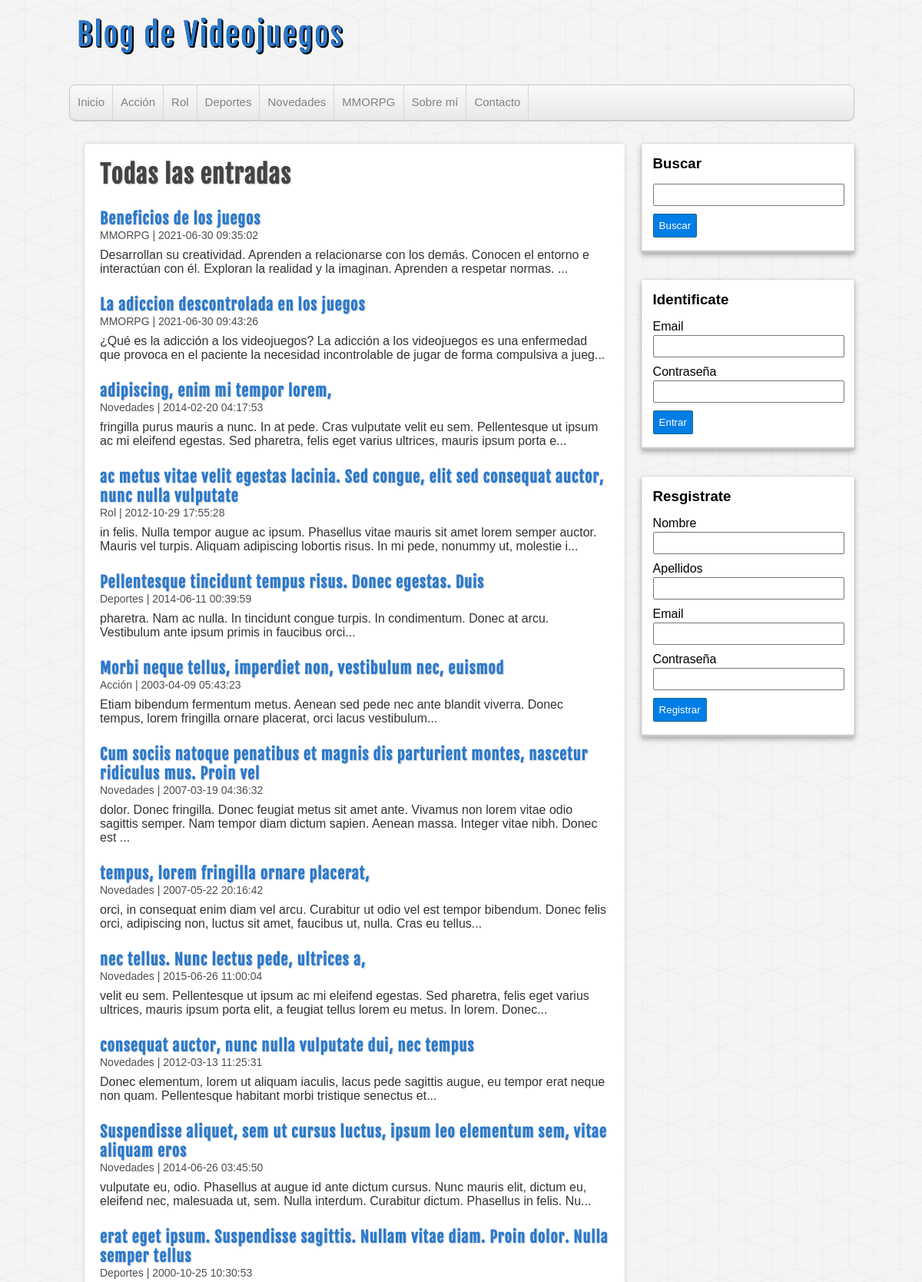
Screenshot of /entradas.php (upper part) with the database file from the repository.
### tables this page shows
CREATE TABLE `categorias` (
  `id` int(255) NOT NULL AUTO_INCREMENT,
  `nombre` varchar(255) NOT NULL,
  PRIMARY KEY (`id`)
);

CREATE TABLE `entradas` (
                            `id` int(255) NOT NULL AUTO_INCREMENT,
                            `usuario_id` int(255) NOT NULL,
                            `categoria_id` int(255) NOT NULL,
                            `titulo` varchar(255) NOT NULL,
                            `descripcion` mediumtext,
                            `fecha` datetime NOT NULL DEFAULT CURRENT_TIMESTAMP,
                            PRIMARY KEY (`id`),
                            KEY `entradas_categorias_id_fk` (`categoria_id`),
                            KEY `entradas_usuarios_id_fk` (`usuario_id`),
                            CONSTRAINT `entradas_categorias_id_fk` FOREIGN KEY (`categoria_id`) REFERENCES `categorias` (`id`),
                            CONSTRAINT `entradas_usuarios_id_fk` FOREIGN KEY (`usuario_id`) REFERENCES `usuarios` (`id`)
);

### includes/helpers.php (called while the page is built, shortened)
<?php
function conseguirCategorias($conexion){
	$sql = "SELECT * FROM categorias ORDER BY id ASC;";
	$categorias = mysqli_query($conexion, $sql);
	$resultado = array();
	if($categorias && mysqli_num_rows($categorias) >= 1){
		$resultado = $categorias;
	}
	return $resultado;
}
function conseguirEntradas($conexion, $limit = null, $categoria = null, $busqueda = null){
	$sql="SELECT e.*, c.nombre AS 'categoria' FROM entradas e ".
		 "INNER JOIN categorias c ON e.categoria_id = c.id ";
	$sql .= "ORDER BY e.id DESC ";
	$entradas = mysqli_query($conexion, $sql);
	return $entradas;
}

### entradas.php (the view)
<?php require_once 'includes/cabecera.php'; ?>
<?php require_once 'includes/lateral.php'; ?>
<div id="principal">
	<h1>Todas las entradas</h1>
	<?php
		$entradas = conseguirEntradas($db);
		if(!empty($entradas)):
			while($entrada = mysqli_fetch_assoc($entradas)):
	?>
				<article class="entrada">
					<a href="entrada.php?id=<?=$entrada['id']?>">
						<h2><?=$entrada['titulo']?></h2>
						<span class="fecha"><?=$entrada['categoria'].' | '.$entrada['fecha']?></span>
						<p>
							<?=substr($entrada['descripcion'], 0, 180)."..."?>
						</p>
					</a>
				</article>
	<?php
			endwhile;
		endif;
	?>
</div>
<?php require_once 'includes/pie.php'; ?>

### includes/cabecera.php (shortened to what this page needs)
<?php require_once 'conexion.php'; ?>
<?php require_once 'includes/helpers.php'; ?>
<!DOCTYPE HTML>
<html lang="es">
	<head>
		<link rel="stylesheet" type="text/css" href="./assets/css/style.css" />
	</head>
	<body>
		<header id="cabecera">
			<div id="logo">
				<a href="index.php">
					Blog de Videojuegos
				</a>
			</div>
			<nav id="menu">
				<ul>
					<li>
						<a href="index.php">Inicio</a>
					</li>
					<?php
						$categorias = conseguirCategorias($db);
						if(!empty($categorias)):
							while($categoria = mysqli_fetch_assoc($categorias)):
					?>
								<li>
									<a href="categoria.php?id=<?=$categoria['id']?>"><?=$categoria['nombre']?></a>
								</li>
					<?php
							endwhile;
						endif;
					?>
					<li>
						<a href="index.php">Sobre mí</a>
					</li>
					<li>
						<a href="index.php">Contacto</a>
					</li>
				</ul>
			</nav>
		</header>
		<div id="contenedor">

### assets/css/style.css (style rules this page uses)
* { margin: 0px; padding: 0px; font-family: sans-serif, Helvetica, Arial; text-decoration: none; }
body { background: url(../img/cubes.png) #F4F4F4; }
.fecha { color: #4e4e4e; margin-top:5px; font-size: 14px; }
#cabecera { width: 85%; height: auto; background: transparent; margin: 0px auto; }
#logo { float:left; width: 540px; height: 110px; }
#logo a { font-family: "fajala", Helvetica; font-size: 40px; letter-spacing: 2px; color: #2979CD; text-shadow: 0px 0px 0px black, 1px 1px 0px black, 2px 2px 0px black; transition: all 500ms; line-height: 90px; margin-left: 10px; }
#menu { clear: both; width: 100%; height: 45px; background: linear-gradient(to bottom, #f9f9f9 0px, #e9e9e9 100%); border: 1px solid #C9C9C9; border-radius: 8px; box-shadow: 0px 1px 1px #ccc; overflow: hidden; }
#menu ul { list-style: none; }
#menu ul li { float: left; line-height: 44px; border-right: 1px solid #D6D6D6; }
#menu ul li a { display: block; padding-left: 10px; padding-right: 10px; font-size: 15px; color: #838282; }
#contenedor { width: 85%; height: auto; margin: 0px auto; margin-top: 30px; margin-bottom: 30px; }
#principal { float: left; width: 65%; min-height: 572px; background:white; border-radius: 5px; box-shadow: 0px 0px 5px #ccc; margin-left: 20px; padding: 20px; overflow: hidden; }
#principal a { color: #333; }
#principal h1 { font-size: 32px; color: #444; letter-spacing: 1px; text-shadow: 1px 1px 2px #ccc; font-family: "fajala"; }
#principal h2 { font-size: 20px; color: #2979CD; text-shadow: 1px 1px 2px #ccc; letter-spacing: 1px; font-family: "fajala"; margin-top: 25px; }
#principal p { margin-top: 8px; }

### rows the page displays
categorias: nombre "Acción"
categorias: nombre "Rol"
categorias: nombre "Deportes"
categorias: nombre "Novedades"
categorias: nombre "MMORPG"
entradas: titulo "Beneficios de los juegos", categoria.nombre "MMORPG", fecha "2021-06-30 09:35:02", descripcion "Desarrollan su creatividad. Aprenden a relacionarse con los demás. Conocen el entorno e interactúan con él. Exploran la realidad y la imaginan. Aprenden a respetar normas."
entradas: titulo "La adiccion descontrolada en los juegos", categoria.nombre "MMORPG", fecha "2021-06-30 09:43:26", descripcion "¿Qué es la adicción a los videojuegos? La adicción a los videojuegos es una enfermedad que provoca en el paciente la necesidad incontrolable de jugar de forma compulsiva a jueg"
entradas: titulo "adipiscing, enim mi tempor lorem,", categoria.nombre "Novedades", fecha "2014-02-20 04:17:53", descripcion "fringilla purus mauris a nunc. In at pede. Cras vulputate velit eu sem. Pellentesque ut ipsum ac mi eleifend egestas. Sed pharetra, felis eget varius ultrices, mauris ipsum porta e"
entradas: titulo "ac metus vitae velit egestas lacinia. Sed congue, elit sed consequat auctor, nunc nulla vulputate", categoria.nombre "Rol", fecha "2012-10-29 17:55:28", descripcion "in felis. Nulla tempor augue ac ipsum. Phasellus vitae mauris sit amet lorem semper auctor. Mauris vel turpis. Aliquam adipiscing lobortis risus. In mi pede, nonummy ut, molestie i"
entradas: titulo "Pellentesque tincidunt tempus risus. Donec egestas. Duis", categoria.nombre "Deportes", fecha "2014-06-11 00:39:59", descripcion "pharetra. Nam ac nulla. In tincidunt congue turpis. In condimentum. Donec at arcu. Vestibulum ante ipsum primis in faucibus orci"
entradas: titulo "Morbi neque tellus, imperdiet non, vestibulum nec, euismod", categoria.nombre "Acción", fecha "2003-04-09 05:43:23", descripcion "Etiam bibendum fermentum metus. Aenean sed pede nec ante blandit viverra. Donec tempus, lorem fringilla ornare placerat, orci lacus vestibulum"
entradas: titulo "Cum sociis natoque penatibus et magnis dis parturient montes, nascetur ridiculus mus. Proin vel", categoria.nombre "Novedades", fecha "2007-03-19 04:36:32", descripcion "dolor. Donec fringilla. Donec feugiat metus sit amet ante. Vivamus non lorem vitae odio sagittis semper. Nam tempor diam dictum sapien. Aenean massa. Integer vitae nibh. Donec est"
entradas: titulo "tempus, lorem fringilla ornare placerat,", categoria.nombre "Novedades", fecha "2007-05-22 20:16:42", descripcion "orci, in consequat enim diam vel arcu. Curabitur ut odio vel est tempor bibendum. Donec felis orci, adipiscing non, luctus sit amet, faucibus ut, nulla. Cras eu tellus"
entradas: titulo "nec tellus. Nunc lectus pede, ultrices a,", categoria.nombre "Novedades", fecha "2015-06-26 11:00:04", descripcion "velit eu sem. Pellentesque ut ipsum ac mi eleifend egestas. Sed pharetra, felis eget varius ultrices, mauris ipsum porta elit, a feugiat tellus lorem eu metus. In lorem. Donec"
entradas: titulo "consequat auctor, nunc nulla vulputate dui, nec tempus", categoria.nombre "Novedades", fecha "2012-03-13 11:25:31", descripcion "Donec elementum, lorem ut aliquam iaculis, lacus pede sagittis augue, eu tempor erat neque non quam. Pellentesque habitant morbi tristique senectus et"
entradas: titulo "Suspendisse aliquet, sem ut cursus luctus, ipsum leo elementum sem, vitae aliquam eros", categoria.nombre "Novedades", fecha "2014-06-26 03:45:50", descripcion "vulputate eu, odio. Phasellus at augue id ante dictum cursus. Nunc mauris elit, dictum eu, eleifend nec, malesuada ut, sem. Nulla interdum. Curabitur dictum. Phasellus in felis. Nu"
entradas: titulo "erat eget ipsum. Suspendisse sagittis. Nullam vitae diam. Proin dolor. Nulla semper tellus", categoria.nombre "Deportes", fecha "2000-10-25 10:30:53"
